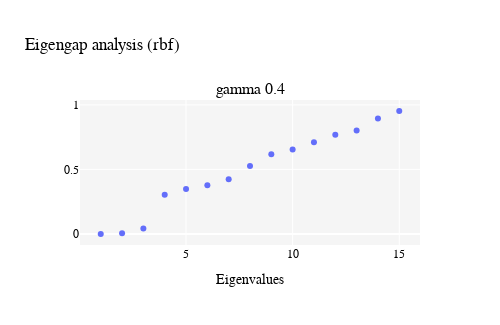

Notebook cell for this chart:
### Code cell
# eigengap figure 1 for blog post

eigen_vals_example1 = get_eig_vals(data_all_reduced.iloc[:, :max_dims_all],
                                   "rbf", [0.4])
eigengap_fig1 = show_eig_gaps(eigen_vals_example1, "rbf")
eigengap_fig1.show()

### Figure 1 — Plotly figure (JSON) as saved in the notebook; plotly's stock layout.template omitted (floating-point values rounded to 4 significant figures)
{"data": [{"hovertemplate": "%{x}<extra></extra>", "mode": "markers", "type": "scatter", "x": [1, 2, 3, 4, 5, 6, 7, 8, 9, 10, 11, 12, 13, 14, 15], "xaxis": "x", "y": [-1.335e-16, 0.005301, 0.04213, 0.3043, 0.3482, 0.3781, 0.424, 0.5259, 0.6181, 0.6539, 0.7107, 0.768, 0.8015, 0.8952, 0.9528], "yaxis": "y"}], "layout": {"annotations": [{"font": {"size": 16}, "showarrow": false, "text": "gamma 0.4", "x": 0.5, "xanchor": "center", "xref": "paper", "y": 1, "yanchor": "bottom", "yref": "paper"}], "font": {"color": "black", "family": "Montserrat", "size": 12}, "height": 325, "plot_bgcolor": "rgb(245, 245, 245)", "showlegend": false, "title": {"text": "Eigengap analysis (rbf)"}, "width": 500, "xaxis": {"anchor": "y", "domain": [0, 1], "title": {"text": "Eigenvalues"}}, "yaxis": {"anchor": "x", "domain": [0, 1]}}}
